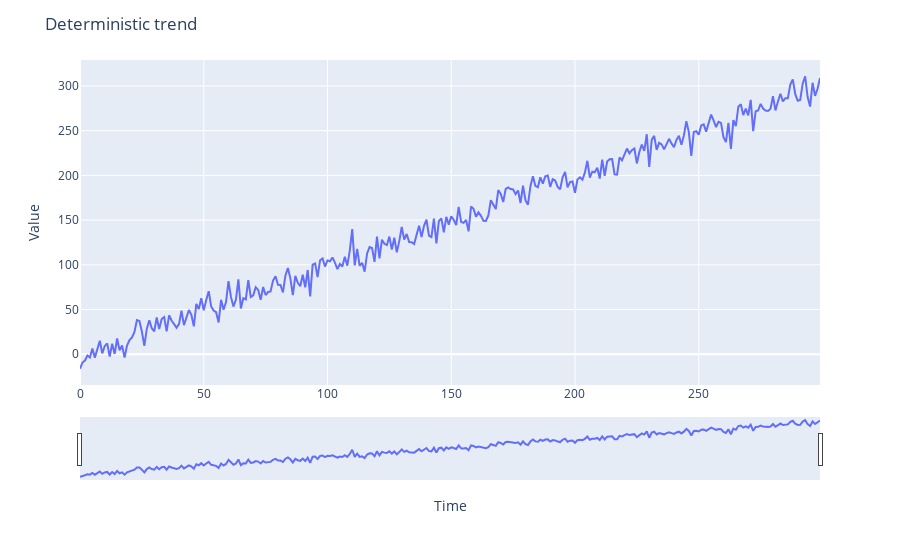

The notebook cell this image was saved under:
### Markdown cell above
## Симуляции моделей трендов

### Code cell
# Детерминированный тренд
det_values = np.arange(300) + np.random.normal(scale = 10,size = 300)

fig = px.line(x=np.arange(300), y=det_values);
fig.update_layout(title='Deterministic trend',
                   xaxis_title='Time',
                   yaxis_title='Value');
fig.update_xaxes(rangeslider_visible=True);
fig.show()

### Figure 1 — Plotly figure (JSON) as saved in the notebook; plotly's stock layout.template omitted (floating-point values rounded to 4 significant figures; data arrays with more than 128 entries replaced by an {"elided": "..."} marker saying what was removed)
{"data": [{"hovertemplate": "x=%{x}<br>y=%{y}<extra></extra>", "legendgroup": "", "line": {"color": "#636efa", "dash": "solid"}, "mode": "lines", "name": "", "orientation": "v", "showlegend": false, "type": "scatter", "x": {"elided": "300 int values"}, "xaxis": "x", "y": {"elided": "300 float values"}, "yaxis": "y"}], "layout": {"legend": {"tracegroupgap": 0}, "margin": {"t": 60}, "title": {"text": "Deterministic trend"}, "xaxis": {"anchor": "y", "domain": [0, 1], "rangeslider": {"visible": true}, "title": {"text": "Time"}}, "yaxis": {"anchor": "x", "domain": [0, 1], "title": {"text": "Value"}}}}
